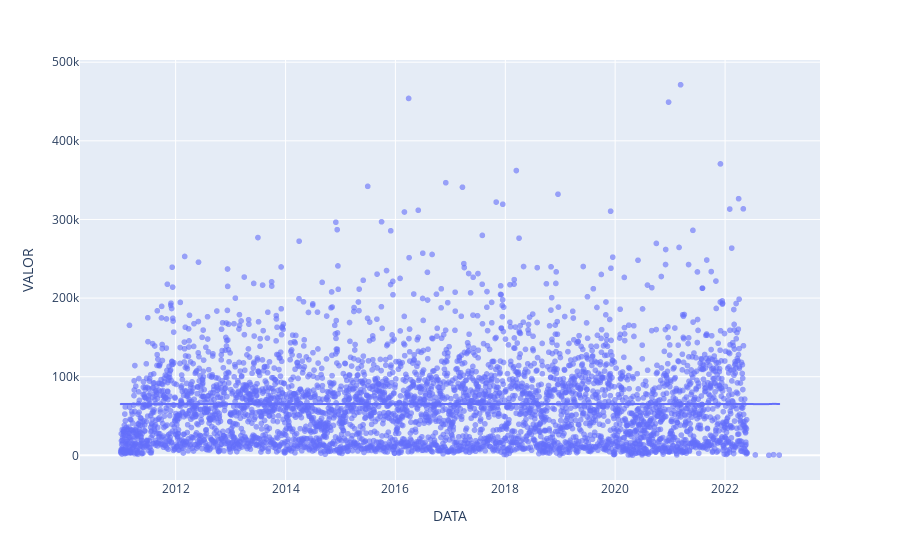

This figure's notebook cell:
### Code cell
fig = px.scatter(df, x='DATA', y='VALOR', opacity=0.6, trendline='ols')
fig.show()

### Figure 1 — Plotly figure (JSON) as saved in the notebook; plotly's stock layout.template omitted (floating-point values rounded to 4 significant figures; data arrays with more than 128 entries replaced by an {"elided": "..."} marker saying what was removed)
{"data": [{"hovertemplate": "DATA=%{x}<br>VALOR=%{y}<extra></extra>", "legendgroup": "", "marker": {"color": "#636efa", "opacity": 0.6, "symbol": "circle"}, "mode": "markers", "name": "", "showlegend": false, "type": "scattergl", "x": {"elided": "4168 str values"}, "xaxis": "x", "y": {"elided": "4168 float values"}, "yaxis": "y"}, {"hovertemplate": "<b>OLS trendline</b><br>VALOR = 94.0123 * DATA + 65292<br>R<sup>2</sup>=0.000005<br><br>DATA=%{x}<br>VALOR=%{y} <b>(trend)</b><extra></extra>", "legendgroup": "", "marker": {"color": "#636efa", "symbol": "circle"}, "mode": "lines", "name": "", "showlegend": false, "type": "scattergl", "x": {"elided": "4168 str values"}, "xaxis": "x", "y": {"elided": "4168 float values"}, "yaxis": "y"}], "layout": {"legend": {"tracegroupgap": 0}, "margin": {"t": 60}, "xaxis": {"anchor": "y", "domain": [0, 1], "title": {"text": "DATA"}}, "yaxis": {"anchor": "x", "domain": [0, 1], "title": {"text": "VALOR"}}}}
